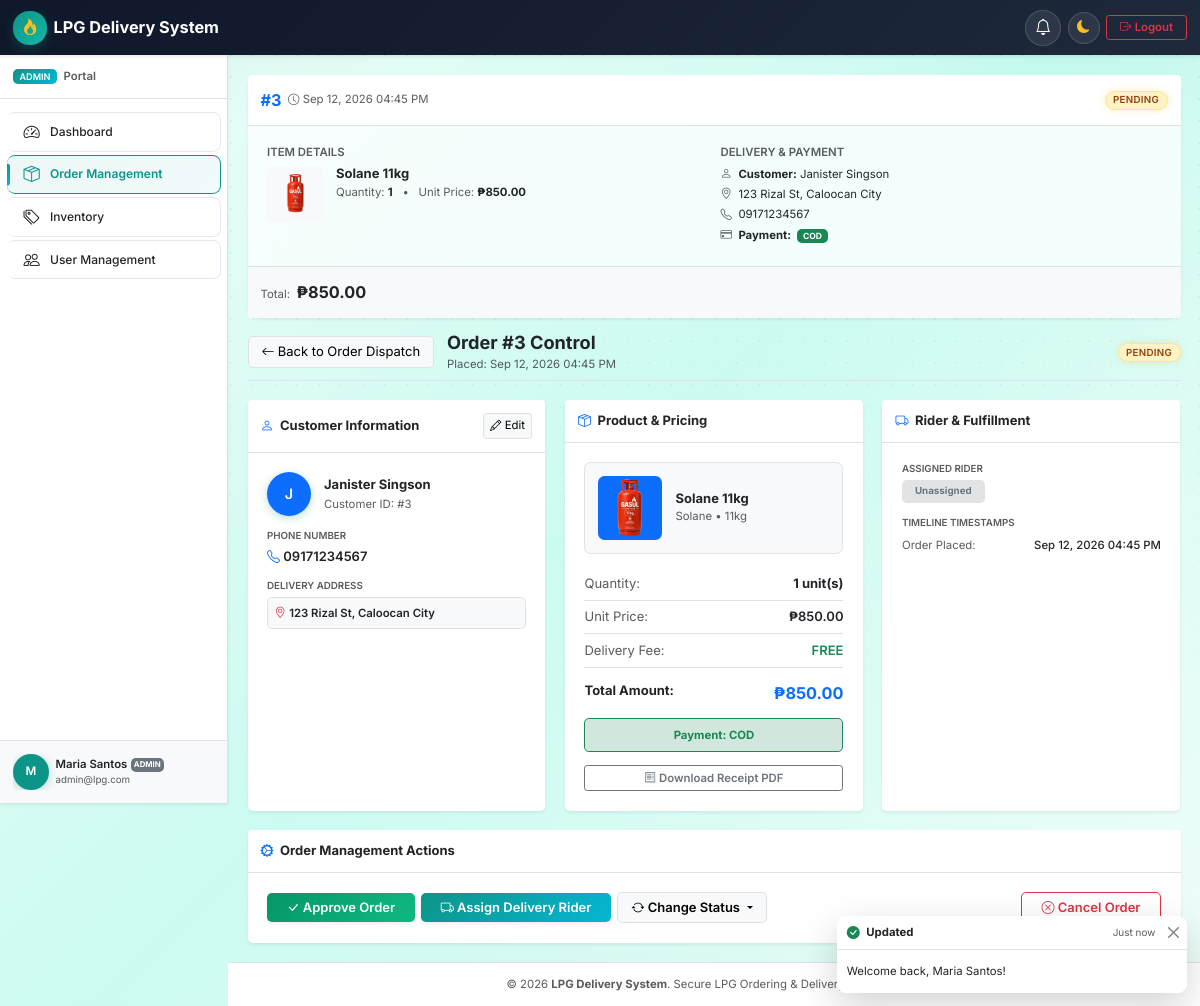
/pages/admin/order-detail.php?id=3 (signed in), run on the app's committed database.
### tables this page shows
CREATE TABLE `orders` (
  `id` int(11) NOT NULL AUTO_INCREMENT,
  `customer_id` int(11) NOT NULL,
  `product_id` int(11) NOT NULL,
  `rider_id` int(11) DEFAULT NULL,
  `quantity` int(10) unsigned NOT NULL,
  `unit_price` decimal(10,2) NOT NULL,
  `total_amount` decimal(10,2) NOT NULL,
  `payment_method` enum('cod','gcash') NOT NULL DEFAULT 'cod',
  `payment_reference` varchar(64) DEFAULT NULL,
  `payment_id` varchar(64) DEFAULT NULL,
  `payment_status` enum('unpaid','paid','failed') NOT NULL DEFAULT 'unpaid',
  `refund_status` enum('none','requested','refunded','failed','rejected') NOT NULL DEFAULT 'none',
  `refund_reference` varchar(64) DEFAULT NULL,
  `refund_reason` varchar(255) DEFAULT NULL,
  `refund_requested_at` datetime DEFAULT NULL,
  `refund_processed_at` datetime DEFAULT NULL,
  `cancel_reason` varchar(255) DEFAULT NULL,
  `paid_at` datetime DEFAULT NULL,
  `status` enum('pending_payment','pending','approved','ready_for_delivery','picked_up','out_for_delivery','delivered','cancelled') NOT NULL DEFAULT 'pending',
  `delivery_address` text NOT NULL,
  `delivery_latitude` decimal(10,7) DEFAULT NULL,
  `delivery_longitude` decimal(10,7) DEFAULT NULL,
  `contact_phone` varchar(20) NOT NULL,
  `notes` text DEFAULT NULL,
  `created_at` timestamp NOT NULL DEFAULT current_timestamp(),
  `updated_at` timestamp NOT NULL DEFAULT current_timestamp() ON UPDATE current_timestamp(),
  `delivered_at` timestamp NULL DEFAULT NULL,
  PRIMARY KEY (`id`),
  KEY `fk_orders_product` (`product_id`),
  KEY `idx_customer` (`customer_id`),
  KEY `idx_rider` (`rider_id`),
  KEY `idx_status` (`status`),
  KEY `idx_created` (`created_at`),
  KEY `idx_payment_reference` (`payment_reference`),
  KEY `idx_payment_id` (`payment_id`),
  KEY `idx_refund_status` (`refund_status`),
  CONSTRAINT `fk_orders_customer` FOREIGN KEY (`customer_id`) REFERENCES `users` (`id`) ON DELETE CASCADE,
  CONSTRAINT `fk_orders_product` FOREIGN KEY (`product_id`) REFERENCES `products` (`id`),
  CONSTRAINT `fk_orders_rider` FOREIGN KEY (`rider_id`) REFERENCES `users` (`id`) ON DELETE SET NULL
);

CREATE TABLE `products` (
  `id` int(11) NOT NULL AUTO_INCREMENT,
  `name` varchar(255) NOT NULL,
  `brand` varchar(255) NOT NULL,
  `weight` varchar(50) NOT NULL,
  `price` decimal(10,2) NOT NULL,
  `stock` int(10) unsigned NOT NULL DEFAULT 0,
  `image_url` varchar(500) DEFAULT NULL,
  `status` enum('active','inactive') NOT NULL DEFAULT 'active',
  `created_at` timestamp NOT NULL DEFAULT current_timestamp(),
  `updated_at` timestamp NOT NULL DEFAULT current_timestamp() ON UPDATE current_timestamp(),
  PRIMARY KEY (`id`),
  KEY `idx_brand` (`brand`),
  KEY `idx_status` (`status`)
);

CREATE TABLE `users` (
  `id` int(11) NOT NULL AUTO_INCREMENT,
  `full_name` varchar(255) NOT NULL,
  `email` varchar(255) NOT NULL,
  `password` varchar(255) NOT NULL,
  `role` enum('customer','admin','rider') NOT NULL DEFAULT 'customer',
  `phone` varchar(20) NOT NULL,
  `address` text NOT NULL,
  `valid_id_path` varchar(500) DEFAULT NULL,
  `status` enum('active','inactive','suspended') NOT NULL DEFAULT 'active',
  `created_at` timestamp NOT NULL DEFAULT current_timestamp(),
  `updated_at` timestamp NOT NULL DEFAULT current_timestamp() ON UPDATE current_timestamp(),
  PRIMARY KEY (`id`),
  UNIQUE KEY `email` (`email`),
  KEY `idx_role` (`role`),
  KEY `idx_status` (`status`)
);

### pages/admin/order-detail.php (the view, shortened to what the rows shown need)
<?php
require_once __DIR__ . '/../../includes/helpers.php';
require_once __DIR__ . '/../../includes/auth.php';
require_once __DIR__ . '/../../classes/Database.php';
require_once __DIR__ . '/../../classes/Order.php';
$orderId = (int)($_GET['id'] ?? 0);
$db = Database::connect();
$orderModel = new Order($db);
$order = $orderModel->findById($orderId);
require_once __DIR__ . '/../../templates/header.php';
require_once __DIR__ . '/../../templates/components/order-card.php';
?>
<div class="container-fluid px-0">
    <div class="d-flex flex-wrap align-items-center justify-content-between gap-3 mb-4 pb-2 border-bottom">
        <div class="d-flex align-items-center gap-3">
            <div>
                <h3 class="fw-bold text-dark mb-0">Order #<?= $orderId ?> Control</h3>
                <small class="text-muted">Placed: <?= e(format_date($order['created_at'], 'M d, Y h:i A')) ?></small>
            </div>
        </div>
        <div>
            <?= get_order_status_badge($status) ?>
        </div>
    </div>
    <div class="row g-4 mb-4">
        <div class="col-lg-4">
            <div class="card border-0 shadow-sm h-100 bg-white">
                <div class="card-body p-4">
                    <div class="d-flex align-items-center gap-3 mb-3">
                        <div class="user-avatar-circle bg-primary" style="width: 44px; height: 44px; font-size: 1.1rem;">
                            <?= e(strtoupper(substr($order['customer_name'] ?? 'C', 0, 1))) ?>
                        </div>
                        <div>
                            <strong class="text-dark fs-6 d-block"><?= e($order['customer_name'] ?? 'Customer') ?></strong>
                            <span class="text-muted small">Customer ID: #<?= (int)($order['customer_id'] ?? 0) ?></span>
                        </div>
                    </div>
                    <div class="mb-3">
                        <label class="text-muted extra-small text-uppercase fw-semibold d-block">Phone Number</label>
                        <div class="fw-semibold text-dark mt-1">
                            <i class="bi bi-telephone me-1 text-primary"></i><?= e($order['contact_phone'] ?? 'N/A') ?>
                        </div>
                    </div>
                    <div class="mb-3">
                        <label class="text-muted extra-small text-uppercase fw-semibold d-block">Delivery Address</label>
                        <div class="fw-semibold text-dark mt-1 p-2 bg-light rounded border small">
                            <i class="bi bi-geo-alt text-danger me-1"></i><?= e($order['delivery_address'] ?? 'N/A') ?>
                        </div>
                    </div>
                </div>
            </div>
        </div>
        <div class="col-lg-4">
            <div class="card border-0 shadow-sm h-100 bg-white">
                <div class="card-body p-4">
                    <div class="d-flex align-items-center gap-3 p-3 bg-light rounded-3 mb-3 border">
                        <div class="app-product-icon rounded-3 bg-primary text-white flex-shrink-0 overflow-hidden" style="width: 64px; height: 64px;">
                            <?php $adminDetailImage = $order['product_image'] ?? ''; ?>
                            <?php if (!empty($adminDetailImage) && is_file(dirname(__DIR__, 2) . '/' . ltrim($adminDetailImage, '/'))): ?>
                                <img src="<?= e(asset($adminDetailImage)) ?>" alt="<?= e($order['product_name'] ?? 'LPG') ?>" style="width: 100%; height: 100%; object-fit: cover;">
                            <?php else: ?>
                                <i class="bi bi-fire fs-4"></i>
                            <?php endif; ?>
                        </div>
                        <div>
                            <h6 class="fw-bold text-dark mb-0"><?= e($order['product_name'] ?? 'LPG Cylinder') ?></h6>
                            <small class="text-muted"><?= e($order['brand'] ?? $order['product_brand'] ?? 'Brand') ?> &bull; <?= e($order['weight'] ?? $order['product_weight'] ?? '11kg') ?></small>
                        </div>
                    </div>
                    <div class="d-flex justify-content-between py-2 border-bottom">
                        <span class="text-muted">Quantity:</span>
                        <strong class="text-dark"><?= (int)$order['quantity'] ?> unit(s)</strong>
                    </div>
                    <div class="d-flex justify-content-between py-2 border-bottom">
                        <span class="text-muted">Unit Price:</span>
                        <span class="fw-semibold text-dark"><?= e(format_currency($order['unit_price'] ?? 0)) ?></span>
                    </div>
                    <div class="d-flex justify-content-between py-3">
                        <span class="fw-bold text-dark fs-6">Total Amount:</span>
                        <span class="fw-bold text-primary fs-5"><?= e(format_currency($order['total_amount'] ?? 0)) ?></span>
                    </div>
                </div>
            </div>
        </div>
        <div class="col-lg-4">
            <div class="card border-0 shadow-sm h-100 bg-white">
                <div class="card-body p-4">
                    <div class="mb-3">
                        <div class="small mt-1">
                            <div class="d-flex justify-content-between py-1">
                                <span class="text-muted">Order Placed:</span>
                                <span class="fw-medium"><?= e(format_date($order['created_at'], 'M d, Y h:i A')) ?></span>
                            </div>
                        </div>
                    </div>
                </div>
            </div>
        </div>
    </div>
</div>
<?php require_once __DIR__ . '/../../templates/footer.php'; ?>

### templates/components/order-card.php (shortened to what the rows shown need)
<?php
if (!function_exists('get_order_status_badge')) {
    function get_order_status_badge(string $status): string {
        $status = strtolower($status);
        $labels = [
            'pending_payment'    => ['label' => 'Pending Payment',    'class' => 'badge-status-pending_payment'],
            'pending'            => ['label' => 'Pending',            'class' => 'badge-status-pending'],
            'approved'           => ['label' => 'Approved',           'class' => 'badge-status-approved'],
            'ready_for_delivery' => ['label' => 'Ready for Delivery', 'class' => 'badge-status-ready_for_delivery'],
            'picked_up'          => ['label' => 'Picked Up',          'class' => 'badge-status-picked_up'],
            'out_for_delivery'   => ['label' => 'Out for Delivery',   'class' => 'badge-status-out_for_delivery'],
            'delivered'          => ['label' => 'Delivered',          'class' => 'badge-status-delivered'],
            'cancelled'          => ['label' => 'Cancelled',          'class' => 'badge-status-cancelled']
        ];
        $info = $labels[$status] ?? ['label' => ucfirst(str_replace('_', ' ', $status)), 'class' => 'bg-secondary text-white'];
        return '<span class="badge ' . e($info['class']) . ' app-status-badge">' . e($info['label']) . '</span>';
    }
}
if (!function_exists('render_order_card')) {
    function render_order_card(array $order, array $options = []): string {
        $orderId = (int)($order['id'] ?? 0);
        $status = (string)($order['status'] ?? 'pending');
        $productName = (string)($order['product_name'] ?? $order['name'] ?? 'LPG Cylinder');
        $brand = (string)($order['brand'] ?? '');
        $weight = (string)($order['weight'] ?? '');
        $qty = (int)($order['quantity'] ?? 1);
        $unitPrice = (float)($order['unit_price'] ?? 0);
        $totalAmount = (float)($order['total_amount'] ?? ($qty * $unitPrice));
        $paymentMethod = strtoupper((string)($order['payment_method'] ?? 'COD'));
        $deliveryAddress = (string)($order['delivery_address'] ?? $order['address'] ?? '');
        $contactPhone = (string)($order['contact_phone'] ?? $order['phone'] ?? '');
        $notes = (string)($order['notes'] ?? '');
        $createdAt = (string)($order['created_at'] ?? '');
        $deliveredAt = (string)($order['delivered_at'] ?? '');
        $customerName = (string)($order['customer_name'] ?? '');
        $riderName = (string)($order['rider_name'] ?? '');
        $role = $options['role'] ?? (function_exists('current_user_role') ? current_user_role() : 'customer');
        $productImage = (string)($order['product_image'] ?? $order['image_url'] ?? '');
        ?>
        <div class="card app-order-card shadow-sm border-0 mb-3" data-order-id="<?= e((string)$orderId) ?>">
            <div class="card-header bg-white d-flex flex-wrap justify-content-between align-items-center py-3 border-bottom">
                <div class="d-flex align-items-center gap-2">
                    <span class="fw-bold fs-5 text-primary">#<?= e((string)$orderId) ?></span>
                    <small class="text-muted"><i class="bi bi-clock me-1"></i><?= e(format_date($createdAt)) ?></small>
                </div>
                <div>
                    <?= get_order_status_badge($status) ?>
                </div>
            </div>
            <div class="card-body p-3 p-md-4">
                <div class="row g-3">
                    <div class="col-md-6">
                        <div class="d-flex align-items-start gap-3">
                            <div class="app-product-icon p-2 bg-light rounded text-center flex-shrink-0" style="width: 56px; height: 56px;">
                                <?php if (!empty($productImage) && is_file(dirname(__DIR__, 2) . '/' . ltrim($productImage, '/'))): ?>
                                    <img src="<?= e(asset($productImage)) ?>" alt="<?= e($productName) ?>" class="rounded" style="width: 100%; height: 100%; object-fit: cover;">
                                <?php else: ?>
                                    <i class="bi bi-fire fs-3 text-warning"></i>
                                <?php endif; ?>
                            </div>
                            <div>
                                <h6 class="mb-1 fw-bold"><?= e($productName) ?></h6>
                                <div class="small">
                                    <span class="text-muted">Quantity:</span> <strong class="text-dark"><?= e((string)$qty) ?></strong>
                                    <span class="mx-2 text-muted">&bull;</span>
                                    <span class="text-muted">Unit Price:</span> <strong><?= e(format_currency($unitPrice)) ?></strong>
                                </div>
                            </div>
                        </div>
                    </div>
                    <div class="col-md-6">
                        <div class="small">
                            <?php if ($customerName && $role !== 'customer'): ?>
                                <p class="mb-1"><i class="bi bi-person text-muted me-2"></i><strong>Customer:</strong> <?= e($customerName) ?></p>
                            <?php endif; ?>
                            <p class="mb-1 text-truncate"><i class="bi bi-geo-alt text-muted me-2"></i><?= e($deliveryAddress ?: 'No address specified') ?></p>
                            <p class="mb-1"><i class="bi bi-telephone text-muted me-2"></i><?= e($contactPhone ?: 'No contact number') ?></p>
                            <p class="mb-1">
                                <i class="bi bi-credit-card text-muted me-2"></i><strong>Payment:</strong>
                                <span class="badge <?= $paymentMethod === 'GCASH' ? 'bg-primary' : 'bg-success' ?> ms-1"><?= e($paymentMethod) ?></span>
                            </p>
                        </div>
                    </div>
                </div>
            </div>
            <div class="card-footer bg-light d-flex flex-wrap justify-content-between align-items-center py-3 border-top">
                <div class="d-flex align-items-baseline gap-2">
                    <span class="text-muted small">Total:</span>
                    <span class="fs-5 fw-bold text-dark"><?= e(format_currency($totalAmount)) ?></span>
                </div>
            </div>
        </div>
        <?php
        return ob_get_clean();
    }
}
if (isset($order) && is_array($order)) {
    echo render_order_card($order, $options ?? []);
}

### data on the page
orders: id "3", created_at "Sep 12, 2026 04:45 PM", status "PENDING PENDING", product.image_url (picture), product.name "Solane 11kg", quantity "1", unit_price "₱850.00", customer.full_name "Janister Singson", delivery_address "123 Rizal St, Caloocan City", contact_phone "09171234567", payment_method "COD", total_amount "₱850.00", customer.full_name "J", customer "3", product.brand "Solane", product.weight "11kg"

### other printed values
$appName "LPG Delivery System"
$role "ADMIN"
$item['label'] "Dashboard"
$item['label'] "Order Management"
$item['label'] "Inventory"
$item['label'] "User Management"
$initial "M"
$userName "Maria Santos"
$userEmail "admin@lpg.com"
